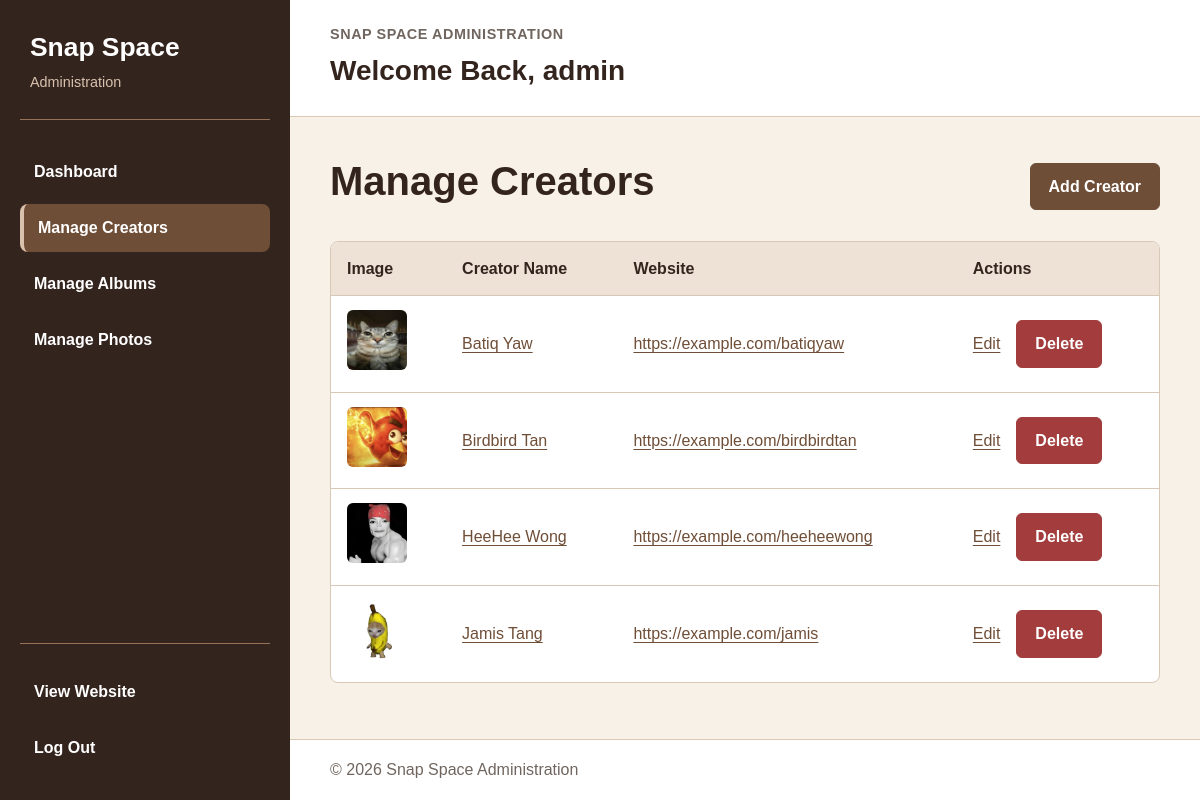
Screenshot of /admin/manage-creators.php (signed in) with the database file from the repository.
### tables this page shows
CREATE TABLE `creator` (
  `idcreator` int(11) NOT NULL,
  `name` varchar(100) DEFAULT NULL,
  `website` varchar(100) DEFAULT NULL,
  `imageurl` varchar(100) DEFAULT NULL
);

### includes/functions.php (called while the page is built, shortened)
<?php
function imageUrl(?string $path): string
{
    $path = trim($path ?? '');
    $path = str_replace('\\', '/', $path);
    return '/snapspace/' . ltrim($path, '/');
}

### admin/manage-creators.php (the view, shortened to what this page needs)
<?php
require_once __DIR__ . '/../includes/db.php';
require_once __DIR__ . '/../includes/functions.php';
$pdo->setAttribute(PDO::ATTR_ERRMODE, PDO::ERRMODE_EXCEPTION);
$escape = static function ($value) {
    return htmlspecialchars(
        (string) $value,
        ENT_QUOTES | ENT_SUBSTITUTE,
        'UTF-8'
    );
};
$creators = [];
$error = '';
try {
    $statement = $pdo->prepare(
        'SELECT idcreator, name, website, imageurl
         FROM creator
         ORDER BY name ASC, idcreator ASC'
    );
    $statement->execute();
    $creators = $statement->fetchAll(PDO::FETCH_ASSOC);
} catch (PDOException $exception) {
    error_log(
        'Manage Creators database error: ' . $exception->getMessage()
    );
    http_response_code(503);
    $error = 'Creators could not be loaded. Please try again later.';
}
require_once __DIR__ . '/../includes/admin-header.php';
?>
<link rel="stylesheet" href="../css/album.css">
<section class="album-module album-admin">
    <div class="album-heading">
        <h1>Manage Creators</h1>
        <a class="album-button" href="add-creator.php">
            Add Creator
        </a>
    </div>
    <?php if ($error !== ''): ?>
        <p class="album-error" role="alert">
            <?= $escape($error) ?>
        </p>
    <?php elseif (empty($creators)): ?>
        <p class="album-empty">
            No creators found. Add a creator to get started.
        </p>
    <?php else: ?>
        <div
            class="admin-table-wrapper"
            tabindex="0"
            role="region"
            aria-label="Creator management table"
        >
            <table class="admin-table">
                <thead>
                    <tr>
                        <th scope="col">Image</th>
                        <th scope="col">Creator Name</th>
                        <th scope="col">Website</th>
                        <th scope="col">Actions</th>
                    </tr>
                </thead>
                <tbody>
                    <?php foreach ($creators as $creator): ?>
                        <tr>
                            <td>
                                <?php if (!empty($creator['imageurl'])): ?>
                                    <img
                                        src="<?= $escape(imageUrl($creator['imageurl'])) ?>"
                                        alt="<?= $escape($creator['name']) ?>"
                                        width="60"
                                        height="60"
                                        style="object-fit: cover; border-radius: 6px;"
                                    >
                                <?php else: ?>
                                    No image
                                <?php endif; ?>
                            </td>
                            <td>
                                <a href="../creator-details.php?id=<?= (int) $creator['idcreator'] ?>">
                                    <?= $escape($creator['name']) ?>
                                </a>
                            </td>
                            <td>
                                <?php if (!empty($creator['website'])): ?>
                                    <a
                                        href="<?= $escape($creator['website']) ?>"
                                        target="_blank"
                                        rel="noopener noreferrer"
                                    >
                                        <?= $escape($creator['website']) ?>
                                    </a>
                                <?php else: ?>
                                    -
                                <?php endif; ?>
                            </td>
                            <td>
                                <div class="album-actions">
                                    <a href="edit-creator.php?id=<?= (int) $creator['idcreator'] ?>">
                                        Edit
                                    </a>
                                    <form
                                        method="post"
                                        action="delete-creator.php"
                                        onsubmit="return confirm('Are you sure you want to delete this creator?');"
                                    >
                                        <button
                                            class="album-button album-danger"
                                            type="submit"
                                        >
                                            Delete
                                        </button>
                                    </form>
                                </div>
                            </td>
                        </tr>
                    <?php endforeach; ?>
                </tbody>
            </table>
        </div>
    <?php endif; ?>
</section>
<?php require_once __DIR__ . '/../includes/admin-footer.php'; ?>

### css/admin.css (style rules this page uses)
:root { --admin-brown-dark: #34241e; --admin-brown-primary: #6f4e37; --admin-brown-medium: #967259; --admin-brown-light: #d8c2ad; --admin-cream: #f7f1e8; --admin-cream-dark: #ede2d5; --admin-white: #ffffff; --admin-text: #2a211c; --admin-muted: #70665f; --admin-border: #d8c8b8; --admin-danger: #a33d3d; --admin-success: #3e7651; --admin-radius: 8px; --admin-sidebar-width: 290px; }
* { box-sizing: border-box; }
html { scroll-behavior: smooth; }
body { margin: 0; font-family: Arial, Helvetica, sans-serif; color: var(--admin-text); background-color: var(--admin-cream); line-height: 1.5; }
a { color: inherit; }
button, input, select, textarea { font: inherit; }
.admin-table-wrapper { overflow-x: auto; background-color: var(--admin-white); border: 1px solid var(--admin-border); border-radius: var(--admin-radius); }
.admin-table { width: 100%; border-collapse: collapse; }
.admin-table th, .admin-table td { padding: 14px 16px; border-bottom: 1px solid var(--admin-border); text-align: left; vertical-align: middle; }
.admin-table th { color: var(--admin-brown-dark); background-color: var(--admin-cream-dark); }
.admin-table tr:last-child td { border-bottom: 0; }

### css/album.css (style rules this page uses)
.album-module { --album-brown: #6f4e37; --album-dark: #34241e; --album-border: #d8c8b8; box-sizing: border-box; width: min(1160px, 100%); margin: 0 auto; padding: 32px 20px; color: #2a211c; font-family: Arial, Helvetica, sans-serif; line-height: 1.6; overflow-wrap: anywhere; }
.album-module *, .album-module *::before, .album-module *::after { box-sizing: border-box; }
.album-module h1 { margin: 0 0 12px; color: var(--album-dark); font-size: clamp(1.8rem, 4vw, 2.5rem); line-height: 1.2; }
.album-module a { color: var(--album-brown); text-underline-offset: 3px; }
.album-module .album-button { display: inline-flex; justify-content: center; align-items: center; min-height: 46px; padding: 10px 18px; border: 1px solid var(--album-brown); border-radius: 6px; background: var(--album-brown); color: #fff; font: inherit; font-weight: 700; text-decoration: none; cursor: pointer; }
.album-module .album-danger { background: #a33d3d; border-color: #a33d3d; }
.album-heading, .album-actions { display: flex; flex-wrap: wrap; align-items: center; gap: 16px; }
.album-heading { justify-content: space-between; margin-bottom: 24px; }
.album-actions form { margin: 0; }
.album-actions > a { display: inline-flex; align-items: center; min-height: 44px; }
.album-admin { padding: 0; }

### rows the page displays
creator: imageurl (picture), name "Batiq Yaw", website "https://example.com/batiqyaw"
creator: imageurl (picture), name "Birdbird Tan", website "https://example.com/birdbirdtan"
creator: imageurl (picture), name "HeeHee Wong", website "https://example.com/heeheewong"
creator: imageurl (picture), name "Jamis Tang", website "https://example.com/jamis"

### other values shown
$adminName "admin"
